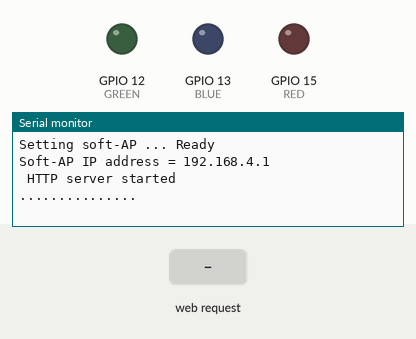
Simulated run of this sketch. Board: ESP8266 (NodeMCU). On the bench: output pins drawn as LEDs (lit = HIGH), the last lines printed to the serial monitor. Inputs (shaded band) come from the test bench.

Above: at 1.2 s.
1.3 s: HTTP request GET /LED received
At 1.8 s:
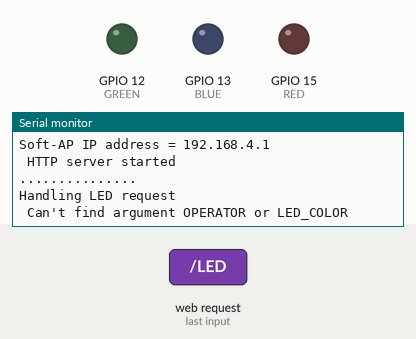
2.8 s: HTTP request GET / received
At 4.0 s:
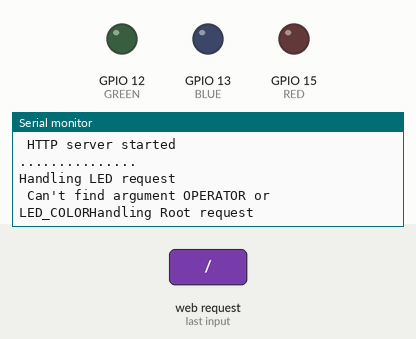
4.3 s: HTTP request GET /LED?LED_COLOR=UP received
At 5.3 s:
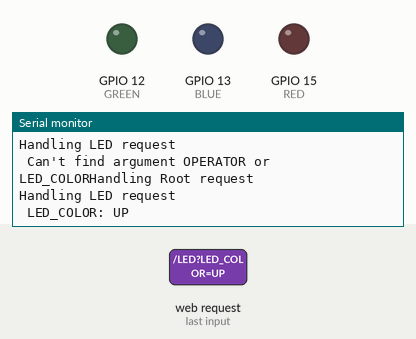

Measured:
- after the input at 1.3 s, the serial monitor: prints a new line at once (image 1)
- after the input at 2.8 s, the serial monitor: prints a new line at once (image 2)
- after the input at 4.3 s, the serial monitor: prints a new line at once (image 3)

The sketch:

sketch.ino
```cpp
#include <ESP8266WiFi.h>
#include <WiFiClient.h>
#include <ESP8266WebServer.h>
#include <string>

  const char* ssid = "esp8266";

  const int RED = 15;
  const int GREEN = 12;
  const int BLUE = 13;

  int brightnessBlue;
  int brightnessGreen;
  int brightnessRed;

  ESP8266WebServer server(80);

void handleRoot() {
  server.send(200, "text/html", "<h1>You are connected</h1>");
    Serial.println("Handling Root request");

}


boolean handleLED() {
  Serial.println("Handling LED request");
  String message;
for (uint8_t i = 0; i < server.args(); i++) {
    message += " " + server.argName(i) + ": " + server.arg(i) + "\n";
  }
   Serial.println(message);
  //handles POST request with LED_COLOR and OPERATION in body
  //1 -> blue; 2-> red; 3 -> green;
  const int LED_COLOR = server.arg("LED_COLOR").toInt();;
  const String OPERATION = server.arg("OPERATION");
  if(server.args() == 0) {
     Serial.print(" Can't find argument OPERATOR or LED_COLOR");
    return false;
  }

  if(OPERATION == "UP") {
     switch(LED_COLOR){
      case 1: increaseBrightness(&brightnessBlue);
      break;
      case 2: increaseBrightness(&brightnessRed);
      break;
      case 3: increaseBrightness(&brightnessGreen);
      break;
  }
  } else if(OPERATION == "DOWN") {
    switch(LED_COLOR){
      case 1: decreaseBrightness(&brightnessBlue);
      break;
      case 2: decreaseBrightness(&brightnessRed);
      break;
      case 3: decreaseBrightness(&brightnessGreen);
      break;
     }
  }
    analogWrite(BLUE, brightnessBlue);
    analogWrite(RED, brightnessRed);
    analogWrite(GREEN, brightnessGreen);
    server.send(200, "text/plain", String("LED is now "));
    return true;
}

void setup() {
  Serial.begin(115200);
  Serial.println();

//settion up pins
  pinMode(RED, OUTPUT);
  pinMode(GREEN, OUTPUT);
  pinMode(BLUE, OUTPUT);

  brightnessBlue = 0;
  brightnessGreen = 0;
  brightnessRed = 0;

//setting up WI-FI access point
  Serial.print("Setting soft-AP ... ");
  Serial.println(WiFi.softAP(ssid) ? "Ready": "Failed");
  Serial.printf("Soft-AP IP address = ");
  Serial.print(WiFi.softAPIP());

// handlers for request
  server.on("/LED", handleLED);
  server.on("/", handleRoot);
  server.begin();
  Serial.println(" \n HTTP server started");
  Serial.println("");
  Serial.println("...............");
  Serial.println("");
}

void loop() {
server.handleClient();
}

int increaseBrightness(int* brightness){
  if(*brightness < 1023) {
    *brightness +=100;
  }
   Serial.println("New brightness = ");
    Serial.print(*brightness);

  return *brightness;
}

int decreaseBrightness(int* brightness){
  if(*brightness > 0) {
    *brightness -=100;
  }
    Serial.printf("\n New brightness = %d \n", *brightness);
  return *brightness;
}
```
